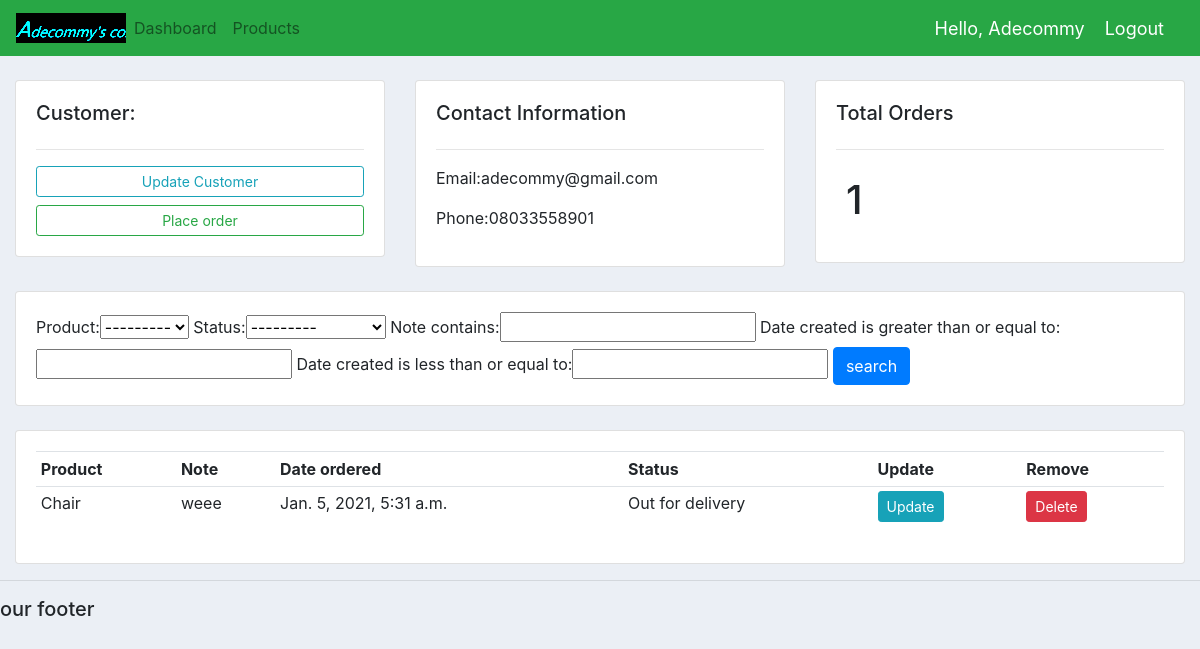
The app's page /customer/1/ (signed in) with its own data.
### accounts/models.py (models this page shows, shortened)
class Customer(models.Model):
    user = models.OneToOneField(User, null=True, blank=True, on_delete=models.CASCADE)
    name = models.CharField(max_length=200, null=True)
    phone = models.CharField(max_length=200, null=True)
    email = models.CharField(max_length=200, null=True)
    profile_pic = models.ImageField(default='BLOG.JPG', null=True, blank=True)
    date_created = models.DateTimeField(auto_now_add=True, null=True)

class Order(models.Model):
    STATUS = (
        ('Pending', 'Pending'),
        ('Out for delivery', 'Out for delivery'),
        ('Delivered', 'Delivered'),
    )
    customer = models.ForeignKey(Customer, null=True, on_delete=models.SET_NULL)
    product = models.ForeignKey(Product, null=True, on_delete=models.SET_NULL)
    date_created = models.DateTimeField(auto_now_add=True, null=True)
    status = models.CharField(max_length=200, null=True, choices=STATUS)
    note = models.CharField(max_length=1000, null=True)

class Product(models.Model):
    CATEGORY = (
        ('Indoor', 'Indoor'),
        ('Out door', 'Out door'),
    )
    name = models.CharField(max_length=200, null=True)
    price = models.FloatField(null=True)
    Category = models.CharField(max_length=200, null=True, choices=CATEGORY)
    description = models.CharField(max_length=200, null=True, blank=True)
    date_created = models.DateTimeField(auto_now_add=True, null=True)
    tags = models.ManyToManyField(Tag)
    def __str__(self):
        return self.name

### accounts/decorators.py (the view)
        def wrapper_func(request, *args, **kwargs):
            group = None
            if request.user.groups.exists():
                group = request.user.groups.all()[0].name
            if group in allowed_roles:
                return view_func(request, *args, **kwargs)
            else:
                return HttpResponse('You are not authorized to view this page')

### accounts/views.py (called while the page is built)
@login_required(login_url='login')
@allowed_users(allowed_roles=['admin'])
def customer(request, pk_test):
    customer = Customer.objects.get(id=pk_test)
    orders = customer.order_set.all()
    order_count = orders.count()
    myFilter = OrderFilter(request.GET, queryset=orders)
    orders = myFilter.qs
    context = {'customer': customer, 'orders':orders, 'order_count':order_count, 'myFilter':myFilter }
    return render(request, 'accounts/customer.html', context)

### accounts/templates/accounts/customer.html
{% extends 'accounts/main.html' %}
{% block content %}
      <br>
<div class="row">
    <div class="col-md">
        <div class="card card-body">
            <h5>Customer:</h5>
            <hr>
            <a class="btn btn-outline-info btn-sm btn-block" href="" >Update Customer</a>
            <a class="btn btn-outline-success btn-sm btn-block" href="{% url 'create_order' customer.id %}">Place order</a>
        </div>
    </div>
    <div class="col-md">
        <div class="card card-body">
            <h5>Contact Information</h5>
            <hr>
            <p>Email:{{customer.email}}</p>
            <p>Phone:{{customer.phone}}</p>
        </div>
    </div>
    <div class="col-md">
        <div class="card card-body">
            <h5>Total Orders</h5>
            <hr>
            <h1  style="text-align: centre;padding: 10px">{{order_count}}</h1>
        </div>
    </div>
</div>
<br>
<div class="row">
    <div class="col-md">
        <div class="card card-body">
            <form method="get">
                   {{myFilter.form}}
                <button class="btn btn-primary" type="submit">search</button>
            </form>
        </div>
    </div>
</div>
<br>
<div class="row">
    <div class="col-md">
        <div class="card card-body">
            <table class="table table-sm">
                <tr>
                    <th>Product</th>
                    <th>Note</th>
                    <th>Date ordered</th>
                    <th>Status</th>
                    <th>Update</th>
                    <th>Remove</th>
                </tr>
                {% for order in orders %}
                  <tr>
                      <td>{{order.product}}</td>
                       <td>{{order.note}}</td>
                       <td>{{order.date_created}}</td>
                       <td>{{order.status}}</td>
                       <td><a class="btn btn-sm btn-info"href="{% url 'update_order' order.id %}">Update</a></td>
                       <td><a class="btn btn-sm btn-danger" href="{% url 'delete_order' order.id %}">Delete</a></td>
                  </tr>
                {% endfor %}
            </table>
        </div>
    </div>
</div>
{% endblock content %}

### accounts/templates/accounts/navbar.html (shortened to what this page needs)
{% load static %}
<nav class="navbar navbar-expand-lg navbar-light bg-success">
 <img src="{% static 'images/logo2.png' %}">
  <div class="collapse navbar-collapse" id="navbarNav">
    <ul class="navbar-nav">
      {% if request.user.is_staff %}
      <li class="nav-item">
        <a class="nav-link" href="{% url 'home' %} ">Dashboard</a>
      </li>
      <li class="nav-item">
        <a class="nav-link" href="{% url 'products' %}">Products</a>
      </li>
      {% else %}
        <li class="nav-item">
          <a class="nav-link" href="{% url 'account' %}">settings</a>
        </li>
        {% endif %}
    </ul>
  </div>
  <span class="hello-msg">Hello, {{request.user}}</span>
  <span ><a  class="hello-msg" href="{% url 'logout' %}">Logout</a></span>
</nav>

### static/css/main.css (style rules this page uses)
body { background-color: #ebeff5 ; }

### accounts/templates/accounts/navbar.html (style rules this page uses)
.hello-msg { font-size: 18px; color: #fff; margin-right: 20px; }

### records on screen
Customer: email "adecommy@gmail.com", phone "08033558901"
Order: product "Chair", note "weee", date_created "Jan. 5, 2021, 5:31 a.m.", status "Out for delivery"

### other values on screen
{{ request.user }} "Adecommy"
{{ order_count }} "1"
